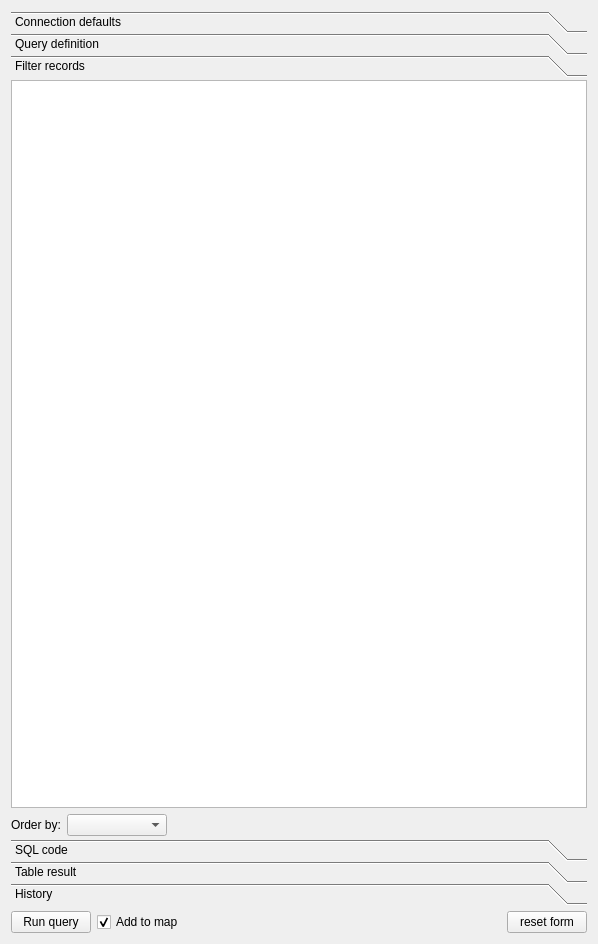
<?xml version="1.0" encoding="UTF-8"?>
<ui version="4.0">
 <class>postgisQueryBuilder</class>
 <widget class="QDialog" name="postgisQueryBuilder">
  <property name="enabled">
   <bool>true</bool>
  </property>
  <property name="geometry">
   <rect>
    <x>0</x>
    <y>0</y>
    <width>598</width>
    <height>944</height>
   </rect>
  </property>
  <property name="sizePolicy">
   <sizepolicy hsizetype="Minimum" vsizetype="Preferred">
    <horstretch>0</horstretch>
    <verstretch>0</verstretch>
   </sizepolicy>
  </property>
  <property name="windowTitle">
   <string>postgisQueryBuilder</string>
  </property>
  <layout class="QVBoxLayout" name="verticalLayout_18">
   <property name="sizeConstraint">
    <enum>QLayout::SetMinimumSize</enum>
   </property>
   <item>
    <widget class="QToolBox" name="tabWidget">
     <property name="sizePolicy">
      <sizepolicy hsizetype="Minimum" vsizetype="Preferred">
       <horstretch>0</horstretch>
       <verstretch>0</verstretch>
      </sizepolicy>
     </property>
     <property name="minimumSize">
      <size>
       <width>200</width>
       <height>0</height>
      </size>
     </property>
     <property name="frameShape">
      <enum>QFrame::NoFrame</enum>
     </property>
     <property name="frameShadow">
      <enum>QFrame::Plain</enum>
     </property>
     <property name="lineWidth">
      <number>1</number>
     </property>
     <property name="midLineWidth">
      <number>0</number>
     </property>
     <property name="currentIndex">
      <number>2</number>
     </property>
     <property name="tabSpacing">
      <number>0</number>
     </property>
     <widget class="QWidget" name="ConnectionSlot">
      <property name="geometry">
       <rect>
        <x>0</x>
        <y>0</y>
        <width>580</width>
        <height>767</height>
       </rect>
      </property>
      <attribute name="label">
       <string>Connection defaults</string>
      </attribute>
      <layout class="QVBoxLayout" name="verticalLayout_19">
       <property name="leftMargin">
        <number>0</number>
       </property>
       <property name="topMargin">
        <number>3</number>
       </property>
       <property name="rightMargin">
        <number>0</number>
       </property>
       <property name="bottomMargin">
        <number>3</number>
       </property>
       <item>
        <layout class="QVBoxLayout" name="verticalLayout_6">
         <property name="spacing">
          <number>2</number>
         </property>
         <item>
          <layout class="QHBoxLayout" name="horizontalLayout_2">
           <property name="spacing">
            <number>6</number>
           </property>
           <item>
            <layout class="QVBoxLayout" name="verticalLayout_2">
             <property name="spacing">
              <number>3</number>
             </property>
             <item>
              <widget class="QLabel" name="PSQLConnectionLabel">
               <property name="text">
                <string>Postgresql connection</string>
               </property>
              </widget>
             </item>
             <item>
              <widget class="QComboBox" name="PSQLConnection"/>
             </item>
            </layout>
           </item>
           <item>
            <layout class="QVBoxLayout" name="verticalLayout_3">
             <property name="spacing">
              <number>3</number>
             </property>
             <item>
              <widget class="QLabel" name="DBSchemaLabel">
               <property name="text">
                <string>Schema</string>
               </property>
              </widget>
             </item>
             <item>
              <widget class="QComboBox" name="DBSchema"/>
             </item>
            </layout>
           </item>
          </layout>
         </item>
         <item>
          <layout class="QHBoxLayout" name="horizontalLayout_7">
           <item>
            <layout class="QVBoxLayout" name="verticalLayout_9">
             <property name="spacing">
              <number>3</number>
             </property>
             <item>
              <widget class="QLabel" name="USERFIELDLabel">
               <property name="text">
                <string>User:</string>
               </property>
              </widget>
             </item>
             <item>
              <widget class="QLineEdit" name="USERFIELD"/>
             </item>
            </layout>
           </item>
           <item>
            <layout class="QVBoxLayout" name="verticalLayout_10">
             <property name="spacing">
              <number>3</number>
             </property>
             <item>
              <widget class="QLabel" name="PASSWORDFIELDLabel">
               <property name="text">
                <string>Password:</string>
               </property>
              </widget>
             </item>
             <item>
              <widget class="QLineEdit" name="PASSWORDFIELD">
               <property name="echoMode">
                <enum>QLineEdit::Password</enum>
               </property>
              </widget>
             </item>
            </layout>
           </item>
          </layout>
         </item>
         <item>
          <layout class="QHBoxLayout" name="horizontalLayout_6">
           <item>
            <layout class="QVBoxLayout" name="verticalLayout_4">
             <property name="spacing">
              <number>3</number>
             </property>
             <item>
              <widget class="QLabel" name="KEYFIELDLabel">
               <property name="maximumSize">
                <size>
                 <width>100</width>
                 <height>16777215</height>
                </size>
               </property>
               <property name="text">
                <string>default pkey field:</string>
               </property>
              </widget>
             </item>
             <item>
              <widget class="QLineEdit" name="KEYFIELD">
               <property name="maximumSize">
                <size>
                 <width>1000000</width>
                 <height>16777215</height>
                </size>
               </property>
              </widget>
             </item>
            </layout>
           </item>
           <item>
            <layout class="QVBoxLayout" name="verticalLayout_5">
             <property name="spacing">
              <number>3</number>
             </property>
             <item>
              <widget class="QLabel" name="GEOMETRYFIELDLabel">
               <property name="maximumSize">
                <size>
                 <width>125</width>
                 <height>16777215</height>
                </size>
               </property>
               <property name="text">
                <string>default geometry field:</string>
               </property>
              </widget>
             </item>
             <item>
              <widget class="QLineEdit" name="GEOMETRYFIELD">
               <property name="maximumSize">
                <size>
                 <width>10000000</width>
                 <height>16777215</height>
                </size>
               </property>
              </widget>
             </item>
            </layout>
           </item>
          </layout>
         </item>
         <item>
          <widget class="QLabel" name="label_2">
           <property name="sizePolicy">
            <sizepolicy hsizetype="Minimum" vsizetype="Preferred">
             <horstretch>0</horstretch>
             <verstretch>0</verstretch>
            </sizepolicy>
           </property>
           <property name="minimumSize">
            <size>
             <width>0</width>
             <height>0</height>
            </size>
           </property>
           <property name="maximumSize">
            <size>
             <width>10000</width>
             <height>16777215</height>
            </size>
           </property>
           <property name="text">
            <string>Available relations list (T:table V:view M:materialized view)</string>
           </property>
          </widget>
         </item>
         <item>
          <layout class="QHBoxLayout" name="horizontalLayout">
           <item>
            <widget class="QListWidget" name="LayerList"/>
           </item>
           <item>
            <layout class="QVBoxLayout" name="verticalLayout">
             <property name="spacing">
              <number>0</number>
             </property>
             <item>
              <widget class="QPushButton" name="AddToMapButton">
               <property name="text">
                <string>Add to map</string>
               </property>
              </widget>
             </item>
             <item>
              <widget class="QPushButton" name="GetInfoButton">
               <property name="text">
                <string>Get table</string>
               </property>
              </widget>
             </item>
             <item>
              <widget class="QPushButton" name="convertToTableButton">
               <property name="text">
                <string>Convert to table</string>
               </property>
              </widget>
             </item>
             <item>
              <widget class="QPushButton" name="DeleteButton">
               <property name="text">
                <string>Delete</string>
               </property>
              </widget>
             </item>
             <item>
              <widget class="QPushButton" name="RefreshButton">
               <property name="text">
                <string>Refresh</string>
               </property>
              </widget>
             </item>
             <item>
              <spacer name="verticalSpacer">
               <property name="orientation">
                <enum>Qt::Vertical</enum>
               </property>
               <property name="sizeHint" stdset="0">
                <size>
                 <width>0</width>
                 <height>0</height>
                </size>
               </property>
              </spacer>
             </item>
            </layout>
           </item>
          </layout>
         </item>
        </layout>
       </item>
      </layout>
     </widget>
     <widget class="QWidget" name="queryDefinitionSlot">
      <property name="geometry">
       <rect>
        <x>0</x>
        <y>0</y>
        <width>580</width>
        <height>767</height>
       </rect>
      </property>
      <attribute name="label">
       <string>Query definition</string>
      </attribute>
      <layout class="QVBoxLayout" name="verticalLayout_17">
       <property name="leftMargin">
        <number>0</number>
       </property>
       <property name="topMargin">
        <number>3</number>
       </property>
       <property name="rightMargin">
        <number>0</number>
       </property>
       <property name="bottomMargin">
        <number>3</number>
       </property>
       <item>
        <layout class="QVBoxLayout" name="verticalLayout_7">
         <property name="spacing">
          <number>2</number>
         </property>
         <item>
          <layout class="QHBoxLayout" name="horizontalLayout_8">
           <item>
            <widget class="QComboBox" name="QueryType">
             <property name="maxVisibleItems">
              <number>20</number>
             </property>
            </widget>
           </item>
           <item>
            <widget class="QPushButton" name="ButtonHelp">
             <property name="minimumSize">
              <size>
               <width>100</width>
               <height>0</height>
              </size>
             </property>
             <property name="maximumSize">
              <size>
               <width>100</width>
               <height>16777215</height>
              </size>
             </property>
             <property name="text">
              <string>Help </string>
             </property>
            </widget>
           </item>
          </layout>
         </item>
         <item>
          <widget class="QGroupBox" name="summaryBox">
           <property name="title">
            <string>Summary</string>
           </property>
           <layout class="QVBoxLayout" name="verticalLayout_11">
            <property name="spacing">
             <number>3</number>
            </property>
            <property name="sizeConstraint">
             <enum>QLayout::SetMinimumSize</enum>
            </property>
            <property name="leftMargin">
             <number>3</number>
            </property>
            <property name="topMargin">
             <number>0</number>
            </property>
            <property name="rightMargin">
             <number>3</number>
            </property>
            <property name="bottomMargin">
             <number>3</number>
            </property>
            <item>
             <widget class="QLabel" name="Helper">
              <property name="sizePolicy">
               <sizepolicy hsizetype="Preferred" vsizetype="Minimum">
                <horstretch>0</horstretch>
                <verstretch>0</verstretch>
               </sizepolicy>
              </property>
              <property name="minimumSize">
               <size>
                <width>0</width>
                <height>0</height>
               </size>
              </property>
              <property name="autoFillBackground">
               <bool>false</bool>
              </property>
              <property name="frameShape">
               <enum>QFrame::NoFrame</enum>
              </property>
              <property name="text">
               <string/>
              </property>
              <property name="alignment">
               <set>Qt::AlignLeading|Qt::AlignLeft|Qt::AlignTop</set>
              </property>
              <property name="wordWrap">
               <bool>true</bool>
              </property>
             </widget>
            </item>
            <item>
             <widget class="QGraphicsView" name="DiagPanel">
              <property name="sizePolicy">
               <sizepolicy hsizetype="Expanding" vsizetype="Minimum">
                <horstretch>0</horstretch>
                <verstretch>0</verstretch>
               </sizepolicy>
              </property>
              <property name="minimumSize">
               <size>
                <width>0</width>
                <height>0</height>
               </size>
              </property>
              <property name="maximumSize">
               <size>
                <width>16777215</width>
                <height>100</height>
               </size>
              </property>
              <property name="acceptDrops">
               <bool>false</bool>
              </property>
              <property name="styleSheet">
               <string notr="true">color: rgba(212, 208, 200, 0)</string>
              </property>
              <property name="frameShape">
               <enum>QFrame::NoFrame</enum>
              </property>
              <property name="frameShadow">
               <enum>QFrame::Raised</enum>
              </property>
              <property name="verticalScrollBarPolicy">
               <enum>Qt::ScrollBarAlwaysOff</enum>
              </property>
              <property name="horizontalScrollBarPolicy">
               <enum>Qt::ScrollBarAlwaysOff</enum>
              </property>
              <property name="backgroundBrush">
               <brush brushstyle="SolidPattern">
                <color alpha="255">
                 <red>212</red>
                 <green>208</green>
                 <blue>200</blue>
                </color>
               </brush>
              </property>
              <property name="foregroundBrush">
               <brush brushstyle="NoBrush">
                <color alpha="255">
                 <red>170</red>
                 <green>170</green>
                 <blue>170</blue>
                </color>
               </brush>
              </property>
              <property name="interactive">
               <bool>false</bool>
              </property>
             </widget>
            </item>
           </layout>
          </widget>
         </item>
         <item>
          <layout class="QHBoxLayout" name="horizontalLayout_3">
           <property name="spacing">
            <number>2</number>
           </property>
           <item>
            <widget class="QLabel" name="LAYERaLabel">
             <property name="text">
              <string>Layer A</string>
             </property>
            </widget>
           </item>
           <item>
            <widget class="QComboBox" name="LAYERa">
             <property name="sizePolicy">
              <sizepolicy hsizetype="Expanding" vsizetype="Fixed">
               <horstretch>0</horstretch>
               <verstretch>0</verstretch>
              </sizepolicy>
             </property>
             <property name="minimumSize">
              <size>
               <width>150</width>
               <height>0</height>
              </size>
             </property>
            </widget>
           </item>
           <item>
            <widget class="QCheckBox" name="LAYERaAllFields">
             <property name="text">
              <string>Select all fields</string>
             </property>
            </widget>
           </item>
          </layout>
         </item>
         <item>
          <widget class="QListWidget" name="fieldsListA">
           <property name="sizePolicy">
            <sizepolicy hsizetype="Expanding" vsizetype="Fixed">
             <horstretch>0</horstretch>
             <verstretch>0</verstretch>
            </sizepolicy>
           </property>
           <property name="minimumSize">
            <size>
             <width>0</width>
             <height>50</height>
            </size>
           </property>
           <property name="maximumSize">
            <size>
             <width>16777215</width>
             <height>100</height>
            </size>
           </property>
          </widget>
         </item>
         <item>
          <layout class="QHBoxLayout" name="horizontalLayout_10">
           <property name="spacing">
            <number>2</number>
           </property>
           <item>
            <widget class="QLabel" name="LAYERbLabel">
             <property name="minimumSize">
              <size>
               <width>0</width>
               <height>20</height>
              </size>
             </property>
             <property name="text">
              <string>Layer B</string>
             </property>
            </widget>
           </item>
           <item>
            <widget class="QComboBox" name="LAYERb">
             <property name="sizePolicy">
              <sizepolicy hsizetype="Expanding" vsizetype="Fixed">
               <horstretch>0</horstretch>
               <verstretch>0</verstretch>
              </sizepolicy>
             </property>
             <property name="minimumSize">
              <size>
               <width>150</width>
               <height>0</height>
              </size>
             </property>
            </widget>
           </item>
          </layout>
         </item>
         <item>
          <widget class="QListWidget" name="fieldsListB">
           <property name="sizePolicy">
            <sizepolicy hsizetype="Expanding" vsizetype="Expanding">
             <horstretch>0</horstretch>
             <verstretch>0</verstretch>
            </sizepolicy>
           </property>
           <property name="minimumSize">
            <size>
             <width>0</width>
             <height>50</height>
            </size>
           </property>
           <property name="maximumSize">
            <size>
             <width>16777215</width>
             <height>50</height>
            </size>
           </property>
          </widget>
         </item>
         <item>
          <layout class="QVBoxLayout" name="verticalLayout_12">
           <property name="spacing">
            <number>2</number>
           </property>
           <item>
            <layout class="QHBoxLayout" name="horizontalLayout_11">
             <property name="spacing">
              <number>3</number>
             </property>
             <item>
              <widget class="QLabel" name="BUFFERRADIUSLabel">
               <property name="sizePolicy">
                <sizepolicy hsizetype="Fixed" vsizetype="Preferred">
                 <horstretch>0</horstretch>
                 <verstretch>0</verstretch>
                </sizepolicy>
               </property>
               <property name="text">
                <string>Buffer radius</string>
               </property>
              </widget>
             </item>
             <item>
              <widget class="QLineEdit" name="BUFFERRADIUS"/>
             </item>
            </layout>
           </item>
           <item>
            <layout class="QHBoxLayout" name="horizontalLayout_14"/>
           </item>
           <item>
            <layout class="QHBoxLayout" name="horizontalLayout_12">
             <property name="spacing">
              <number>3</number>
             </property>
             <item>
              <widget class="QLabel" name="SPATIALRELLabel">
               <property name="text">
                <string>Relationship between A and B</string>
               </property>
              </widget>
             </item>
             <item>
              <widget class="QComboBox" name="SPATIALREL">
               <property name="sizePolicy">
                <sizepolicy hsizetype="Expanding" vsizetype="Fixed">
                 <horstretch>0</horstretch>
                 <verstretch>0</verstretch>
                </sizepolicy>
               </property>
              </widget>
             </item>
             <item>
              <widget class="QCheckBox" name="SPATIALRELNOT">
               <property name="sizePolicy">
                <sizepolicy hsizetype="Preferred" vsizetype="Fixed">
                 <horstretch>20</horstretch>
                 <verstretch>0</verstretch>
                </sizepolicy>
               </property>
               <property name="maximumSize">
                <size>
                 <width>50</width>
                 <height>16777215</height>
                </size>
               </property>
               <property name="text">
                <string>NOT</string>
               </property>
              </widget>
             </item>
            </layout>
           </item>
           <item>
            <layout class="QHBoxLayout" name="horizontalLayout_13">
             <property name="spacing">
              <number>3</number>
             </property>
             <item>
              <widget class="QLabel" name="FIELDLabel">
               <property name="minimumSize">
                <size>
                 <width>65</width>
                 <height>0</height>
                </size>
               </property>
               <property name="text">
                <string>Join field of A</string>
               </property>
              </widget>
             </item>
             <item>
              <widget class="QComboBox" name="FIELD">
               <property name="sizePolicy">
                <sizepolicy hsizetype="Expanding" vsizetype="Fixed">
                 <horstretch>0</horstretch>
                 <verstretch>0</verstretch>
                </sizepolicy>
               </property>
              </widget>
             </item>
            </layout>
           </item>
           <item>
            <layout class="QHBoxLayout" name="horizontalLayout_17">
             <property name="spacing">
              <number>3</number>
             </property>
             <item>
              <widget class="QLabel" name="JOINLabel">
               <property name="minimumSize">
                <size>
                 <width>65</width>
                 <height>0</height>
                </size>
               </property>
               <property name="text">
                <string>Join type</string>
               </property>
              </widget>
             </item>
             <item>
              <widget class="QComboBox" name="JOIN">
               <property name="sizePolicy">
                <sizepolicy hsizetype="Expanding" vsizetype="Fixed">
                 <horstretch>0</horstretch>
                 <verstretch>0</verstretch>
                </sizepolicy>
               </property>
              </widget>
             </item>
            </layout>
           </item>
           <item>
            <layout class="QHBoxLayout" name="horizontalLayout_19">
             <property name="spacing">
              <number>3</number>
             </property>
             <item>
              <widget class="QLabel" name="FIELDbLabel">
               <property name="minimumSize">
                <size>
                 <width>65</width>
                 <height>0</height>
                </size>
               </property>
               <property name="text">
                <string>Join field of B</string>
               </property>
              </widget>
             </item>
             <item>
              <widget class="QComboBox" name="FIELDb">
               <property name="sizePolicy">
                <sizepolicy hsizetype="Expanding" vsizetype="Fixed">
                 <horstretch>0</horstretch>
                 <verstretch>0</verstretch>
                </sizepolicy>
               </property>
              </widget>
             </item>
            </layout>
           </item>
           <item>
            <layout class="QHBoxLayout" name="horizontalLayout_20">
             <item>
              <widget class="QPushButton" name="queryReadyButton">
               <property name="text">
                <string/>
               </property>
               <property name="icon">
                <iconset>
                 <normaloff>querybuilderlogo.png</normaloff>querybuilderlogo.png</iconset>
               </property>
               <property name="iconSize">
                <size>
                 <width>30</width>
                 <height>30</height>
                </size>
               </property>
               <property name="flat">
                <bool>true</bool>
               </property>
              </widget>
             </item>
             <item>
              <layout class="QHBoxLayout" name="horizontalLayout_15">
               <item>
                <widget class="QLabel" name="OPERATORLabel">
                 <property name="text">
                  <string>Operator</string>
                 </property>
                </widget>
               </item>
               <item>
                <widget class="QComboBox" name="OPERATOR"/>
               </item>
               <item>
                <widget class="QLabel" name="DISTANCEOPLabel">
                 <property name="text">
                  <string>Operator</string>
                 </property>
                </widget>
               </item>
               <item>
                <widget class="QComboBox" name="DISTANCEOP"/>
               </item>
               <item>
                <widget class="QLabel" name="DISTANCELabel">
                 <property name="text">
                  <string>Condition</string>
                 </property>
                </widget>
               </item>
               <item>
                <widget class="QLineEdit" name="DISTANCE"/>
               </item>
               <item>
                <widget class="QLabel" name="CONDITIONLabel">
                 <property name="text">
                  <string>Condition</string>
                 </property>
                </widget>
               </item>
               <item>
                <widget class="QComboBox" name="CONDITION">
                 <property name="editable">
                  <bool>true</bool>
                 </property>
                </widget>
               </item>
              </layout>
             </item>
            </layout>
           </item>
          </layout>
         </item>
         <item>
          <spacer name="verticalSpacer_3">
           <property name="orientation">
            <enum>Qt::Vertical</enum>
           </property>
           <property name="sizeHint" stdset="0">
            <size>
             <width>20</width>
             <height>40</height>
            </size>
           </property>
          </spacer>
         </item>
        </layout>
       </item>
      </layout>
     </widget>
     <widget class="QWidget" name="filterRecordSlot">
      <property name="geometry">
       <rect>
        <x>0</x>
        <y>0</y>
        <width>580</width>
        <height>767</height>
       </rect>
      </property>
      <attribute name="label">
       <string>Filter records</string>
      </attribute>
      <layout class="QVBoxLayout" name="verticalLayout_16">
       <property name="leftMargin">
        <number>0</number>
       </property>
       <property name="topMargin">
        <number>3</number>
       </property>
       <property name="rightMargin">
        <number>0</number>
       </property>
       <property name="bottomMargin">
        <number>3</number>
       </property>
       <item>
        <widget class="tableSet" name="filterTable">
         <property name="showGrid">
          <bool>false</bool>
         </property>
         <attribute name="horizontalHeaderVisible">
          <bool>false</bool>
         </attribute>
         <attribute name="verticalHeaderVisible">
          <bool>false</bool>
         </attribute>
        </widget>
       </item>
       <item>
        <layout class="QHBoxLayout" name="horizontalLayout_4">
         <item>
          <widget class="QLabel" name="labelOrderby">
           <property name="text">
            <string>Order by:</string>
           </property>
          </widget>
         </item>
         <item>
          <widget class="QComboBox" name="orderBy">
           <property name="minimumSize">
            <size>
             <width>100</width>
             <height>0</height>
            </size>
           </property>
          </widget>
         </item>
         <item>
          <spacer name="horizontalSpacer_3">
           <property name="orientation">
            <enum>Qt::Horizontal</enum>
           </property>
           <property name="sizeHint" stdset="0">
            <size>
             <width>40</width>
             <height>20</height>
            </size>
           </property>
          </spacer>
         </item>
        </layout>
       </item>
      </layout>
     </widget>
     <widget class="QWidget" name="SqlCodeSlot">
      <property name="geometry">
       <rect>
        <x>0</x>
        <y>0</y>
        <width>580</width>
        <height>767</height>
       </rect>
      </property>
      <attribute name="label">
       <string>SQL code</string>
      </attribute>
      <layout class="QVBoxLayout" name="verticalLayout_15">
       <property name="leftMargin">
        <number>0</number>
       </property>
       <property name="topMargin">
        <number>3</number>
       </property>
       <property name="rightMargin">
        <number>0</number>
       </property>
       <property name="bottomMargin">
        <number>3</number>
       </property>
       <item>
        <layout class="QVBoxLayout" name="verticalLayout_8">
         <item>
          <layout class="QHBoxLayout" name="horizontalLayout_5">
           <item>
            <widget class="QCheckBox" name="checkCreateView">
             <property name="text">
              <string>As view</string>
             </property>
            </widget>
           </item>
           <item>
            <widget class="QCheckBox" name="checkMaterialized">
             <property name="text">
              <string>Materialized</string>
             </property>
            </widget>
           </item>
           <item>
            <spacer name="horizontalSpacer_4">
             <property name="orientation">
              <enum>Qt::Horizontal</enum>
             </property>
             <property name="sizeHint" stdset="0">
              <size>
               <width>40</width>
               <height>20</height>
              </size>
             </property>
            </spacer>
           </item>
          </layout>
         </item>
         <item>
          <widget class="QLineEdit" name="QueryName">
           <property name="maximumSize">
            <size>
             <width>16777215</width>
             <height>20</height>
            </size>
           </property>
          </widget>
         </item>
         <item>
          <widget class="QTextEdit" name="QueryResult"/>
         </item>
        </layout>
       </item>
      </layout>
     </widget>
     <widget class="QWidget" name="tableResultSlot">
      <property name="geometry">
       <rect>
        <x>0</x>
        <y>0</y>
        <width>580</width>
        <height>767</height>
       </rect>
      </property>
      <attribute name="label">
       <string>Table result</string>
      </attribute>
      <layout class="QVBoxLayout" name="verticalLayout_14">
       <property name="leftMargin">
        <number>0</number>
       </property>
       <property name="topMargin">
        <number>3</number>
       </property>
       <property name="rightMargin">
        <number>0</number>
       </property>
       <property name="bottomMargin">
        <number>3</number>
       </property>
       <item>
        <layout class="QVBoxLayout" name="verticalLayout_13">
         <property name="spacing">
          <number>2</number>
         </property>
         <item>
          <widget class="QLabel" name="labelRowsNumber">
           <property name="text">
            <string/>
           </property>
          </widget>
         </item>
         <item>
          <widget class="QTableWidget" name="TableResult">
           <property name="sortingEnabled">
            <bool>true</bool>
           </property>
           <attribute name="horizontalHeaderMinimumSectionSize">
            <number>25</number>
           </attribute>
           <attribute name="verticalHeaderDefaultSectionSize">
            <number>25</number>
           </attribute>
          </widget>
         </item>
        </layout>
       </item>
      </layout>
     </widget>
     <widget class="QWidget" name="historySlot">
      <property name="geometry">
       <rect>
        <x>0</x>
        <y>0</y>
        <width>580</width>
        <height>767</height>
       </rect>
      </property>
      <attribute name="label">
       <string>History</string>
      </attribute>
      <layout class="QVBoxLayout" name="verticalLayout_21">
       <property name="leftMargin">
        <number>0</number>
       </property>
       <property name="topMargin">
        <number>3</number>
       </property>
       <property name="rightMargin">
        <number>0</number>
       </property>
       <property name="bottomMargin">
        <number>3</number>
       </property>
       <item>
        <widget class="QPlainTextEdit" name="historyLog">
         <property name="readOnly">
          <bool>true</bool>
         </property>
        </widget>
       </item>
      </layout>
     </widget>
    </widget>
   </item>
   <item>
    <layout class="QHBoxLayout" name="horizontalLayout_9">
     <item>
      <widget class="QPushButton" name="ButtonRun">
       <property name="maximumSize">
        <size>
         <width>100</width>
         <height>16777215</height>
        </size>
       </property>
       <property name="text">
        <string>Run query</string>
       </property>
      </widget>
     </item>
     <item>
      <widget class="QCheckBox" name="AddToMap">
       <property name="text">
        <string>Add to map</string>
       </property>
       <property name="checked">
        <bool>true</bool>
       </property>
      </widget>
     </item>
     <item>
      <spacer name="horizontalSpacer">
       <property name="orientation">
        <enum>Qt::Horizontal</enum>
       </property>
       <property name="sizeHint" stdset="0">
        <size>
         <width>80</width>
         <height>20</height>
        </size>
       </property>
      </spacer>
     </item>
     <item>
      <widget class="QPushButton" name="ButtonReset">
       <property name="maximumSize">
        <size>
         <width>100</width>
         <height>16777215</height>
        </size>
       </property>
       <property name="text">
        <string>reset form</string>
       </property>
      </widget>
     </item>
    </layout>
   </item>
  </layout>
 </widget>
 <customwidgets>
  <customwidget>
   <class>tableSet</class>
   <extends>QTableWidget</extends>
   <header>TableSet</header>
  </customwidget>
 </customwidgets>
 <resources/>
 <connections/>
</ui>
